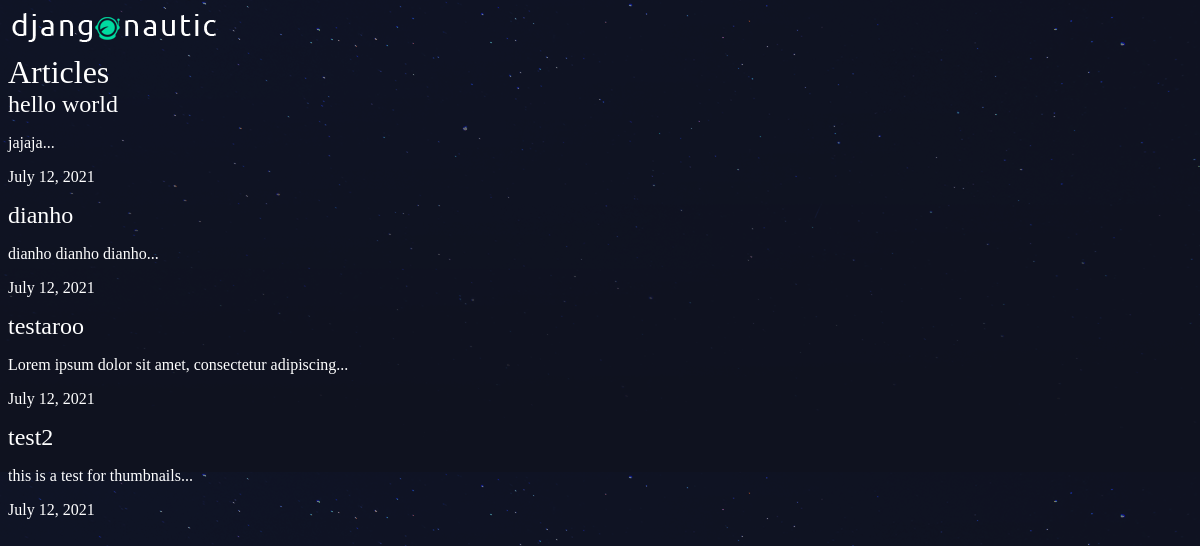
The app's page /articles/ with its own data.
### articles/models.py (models this page shows, shortened)
class Article(models.Model):
    title = models.CharField(max_length=100)
    slug = models.SlugField()
    body = models.TextField()
    date = models.DateField(auto_now_add=True)
    thumb = models.ImageField(default='default.png', blank=True)
    def snippet(self):
        return self.body[:50] + '...'

### articles/views.py (the view)
# urls.py: path('', views.article_list, name='list'),
def article_list(request):
    articles = Article.objects.all().order_by('date')
    return render(request, 'articles/article_list.html', { 'articles': articles })

### articles/templates/articles/article_list.html
{% extends 'base_layout.html' %}
{% block content %}
    <h1>Articles</h1>
    <div class='articles'>
        {% for article in articles %}
            <div class="article">
                <h2><a href="{% url 'articles:detail' slug=article.slug %}">{{ article.title }}</a></h2>
                <p>{{ article.snippet }}</p>
                <p>{{ article.date }}</p>
            </div>
        {% endfor %}
    </div>
{% endblock %}

### templates/base_layout.html (shortened to what this page needs)
{% load static %}
<!DOCTYPE html>
<html lang="en">
<head>
    <link rel="stylesheet" href="{% static 'styles.css' %}">
</head>
<body>
    <div class="wrapper">
        <h1><a href="{% url 'articles:list' %}"><img src="{% static 'logo.png' %}"></a></h1>
        {% block content %}
        {% endblock %}
    </div>
</body>
</html>

### assets/styles.css (style rules this page uses)
body { background-color: #0f121f; background-image: url(stars.png); color: #fff; }
body * { font-family: Ubuntu; }
h1, h2, h3, h4, h5 { font-weight: normal; margin: 0; }
a, a:hover, a:visited { color: #fff; text-decoration: none; }

### records on screen
Article: title "hello world", snippet "jajaja...", date "July 12, 2021"
Article: title "dianho", snippet "dianho dianho dianho...", date "July 12, 2021"
Article: title "testaroo", snippet "Lorem ipsum dolor sit amet, consectetur adipiscing...", date "July 12, 2021"
Article: title "test2", snippet "this is a test for thumbnails...", date "July 12, 2021"
